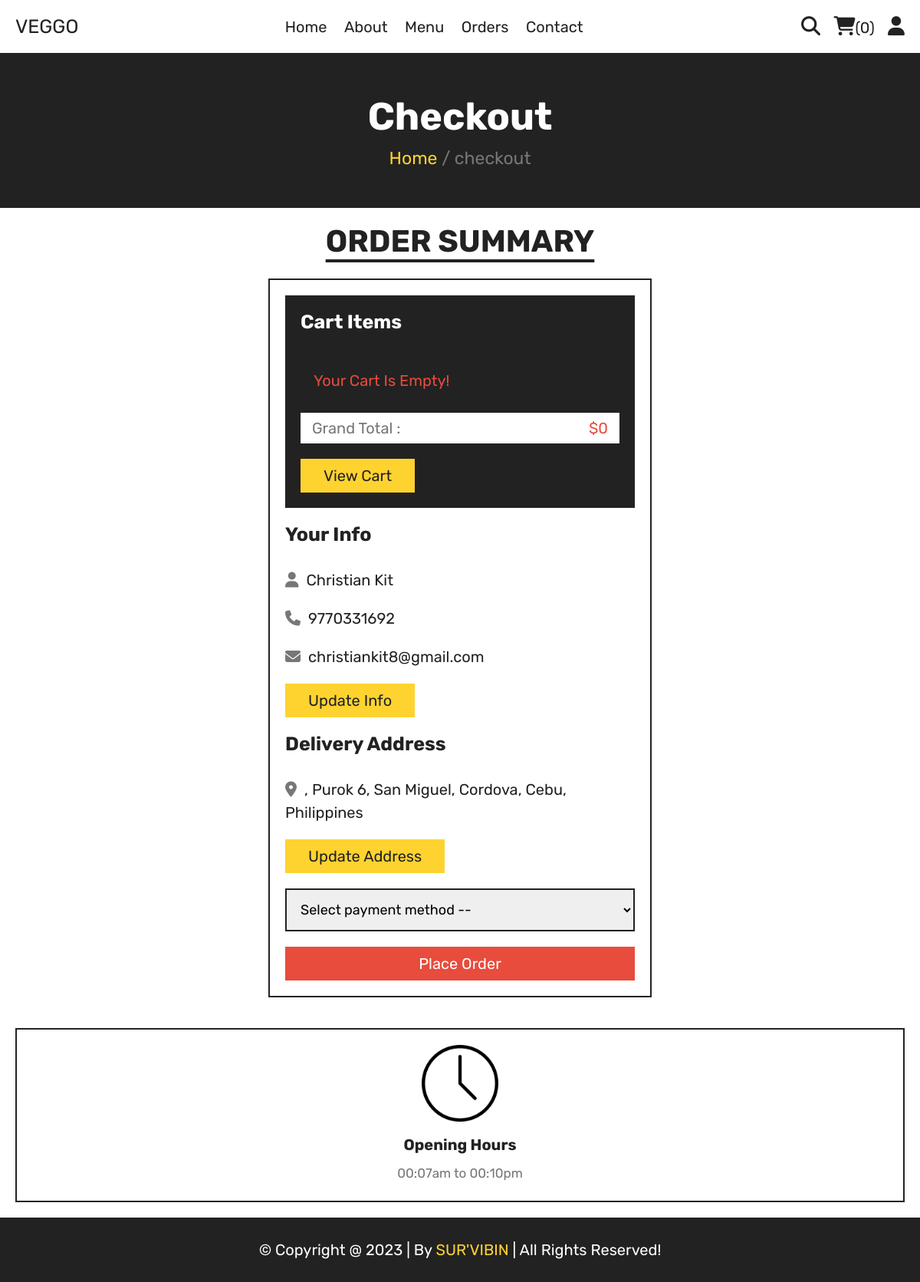
The page /checkout.php (signed in) on the database its author committed.
### tables this page shows
CREATE TABLE `users` (
  `id` int(100) NOT NULL,
  `name` varchar(20) NOT NULL,
  `email` varchar(50) NOT NULL,
  `number` varchar(10) NOT NULL,
  `password` varchar(50) NOT NULL,
  `address` varchar(500) NOT NULL
);

### checkout.php (the view, shortened to what this page needs)
<?php
include 'components/connect.php';
if(isset($_SESSION['user_id'])){
   $user_id = $_SESSION['user_id'];
}else{
   $user_id = '';
   header('location:home.php');
};
?>
<!DOCTYPE html>
<html lang="en">
<head>
   <link rel="stylesheet" href="https://cdnjs.cloudflare.com/ajax/libs/font-awesome/6.1.1/css/all.min.css">
   <link rel="stylesheet" href="css/style.css">
</head>
<body>
<?php include 'components/user_header.php'; ?>
<div class="heading">
   <h3>Checkout</h3>
   <p><a href="home.php">Home</a> <span> / checkout</span></p>
</div>
<section class="checkout">
   <h1 class="title">Order Summary</h1>
<form action="" method="post">
   <div class="cart-items">
      <h3>Cart Items</h3>
      <?php
         $grand_total = 0;
         $cart_items[] = '';
         $select_cart = $conn->prepare("SELECT * FROM `cart` WHERE user_id = ?");
         $select_cart->execute([$user_id]);
         if($select_cart->rowCount() > 0){
            while($fetch_cart = $select_cart->fetch(PDO::FETCH_ASSOC)){
               $cart_items[] = $fetch_cart['name'].' ('.$fetch_cart['price'].' x '. $fetch_cart['quantity'].') - ';
               $total_products = implode($cart_items);
               $grand_total += ($fetch_cart['price'] * $fetch_cart['quantity']);
      ?>
      <p><span class="name"><?= $fetch_cart['name']; ?></span><span class="price">$<?= $fetch_cart['price']; ?> x <?= $fetch_cart['quantity']; ?></span></p>
      <?php
            }
         }else{
            echo '<p class="empty">your cart is empty!</p>';
         }
      ?>
      <p class="grand-total"><span class="name">Grand Total :</span><span class="price">$<?= $grand_total; ?></span></p>
      <a href="cart.php" class="btn">View Cart</a>
   </div>
   <div class="user-info">
      <h3>your info</h3>
      <p><i class="fas fa-user"></i><span><?= $fetch_profile['name'] ?></span></p>
      <p><i class="fas fa-phone"></i><span><?= $fetch_profile['number'] ?></span></p>
      <p><i class="fas fa-envelope"></i><span><?= $fetch_profile['email'] ?></span></p>
      <a href="update_profile.php" class="btn">Update info</a>
      <h3>delivery address</h3>
      <p><i class="fas fa-map-marker-alt"></i><span><?php if($fetch_profile['address'] == ''){echo 'please enter your address';}else{echo $fetch_profile['address'];} ?></span></p>
      <a href="update_address.php" class="btn">Update address</a>
      <select name="method" class="box" required>
         <option value="" disabled selected>Select payment method --</option>
      </select>
      <input type="submit" value="place order" class="btn <?php if($fetch_profile['address'] == ''){echo 'disabled';} ?>" style="width:100%; background:var(--red); color:var(--white);" name="submit">
   </div>
</form>
</section>
<?php include 'components/footer.php'; ?>
</body>
</html>

### css/style.css (style rules this page uses)
:root { --yellow:#fed330; --red:#e74c3c; --white:#fff; --black:#222; --light-color:#777; --border:.2rem solid var(--black); }
* { font-family: 'Rubik', sans-serif; margin:0; padding:0; box-sizing: border-box; outline: none; border: none; text-decoration: none; }
html { font-size: 62.5%; overflow-x: hidden; scroll-behavior: smooth; stop-opacity: 7rem; }
section { margin:0 auto; max-width: 1200px; padding:2rem; }
.title { text-align: center; margin-bottom: 2.5rem; font-size: 4rem; color:var(--black); text-transform: uppercase; text-decoration: underline; text-underline-offset: 1rem; }
.heading { display: flex; align-items: center; justify-content: center; gap:1rem; flex-flow: column; background-color: var(--black); min-height: 20rem; }
.heading h3 { font-size: 5rem; color:var(--white); text-transform: capitalize; }
.heading p { font-size: 2.3rem; color:var(--light-color); }
.heading p a { color:var(--yellow); }
.btn, .delete-btn { margin-top: 1rem; display: inline-block; font-size: 2rem; padding:1rem 3rem; cursor: pointer; text-transform: capitalize; transition: .2s linear; }
.btn { background-color: var(--yellow); color:var(--black); }
.empty { border:var(--border); padding:1.5rem; text-align: center; width: 100%; font-size: 2rem; text-transform: capitalize; color:var(--red); }
.checkout form { max-width: 50rem; margin:0 auto; border:var(--border); padding:2rem; }
.checkout form h3 { font-size: 2.5rem; text-transform: capitalize; padding: 2rem 0; color:var(--black); }
.checkout form .cart-items { background-color: var(--black); padding:2rem; padding-top: 0; }
.checkout form .cart-items h3 { color:var(--white); }
.checkout form .cart-items p { display: flex; align-items: center; gap:1.5rem; justify-content: space-between; margin:1rem 0; line-height: 1.5; font-size: 2rem; }
.checkout form .cart-items p .name { color:var(--light-color); }
.checkout form .cart-items p .price { color:var(--yellow); }
.checkout form .cart-items .grand-total { background-color: var(--white); padding:.5rem 1.5rem; }
.checkout form .cart-items .grand-total .price { color:var(--red); }
.checkout form .user-info p { font-size: 2rem; line-height: 1.5; padding:1rem 0; }
.checkout form .user-info p i { color:var(--light-color); margin-right: 1rem; }
.checkout form .user-info p span { color:var(--black); }
.checkout form .user-info .box { width: 100%; border:var(--border); padding:1.4rem; margin-top: 2rem; margin-bottom: 1rem; font-size: 1.8rem; }

### rows shown on the page
users: name "Christian Kit", number "9770331692", email "christiankit8@gmail.com", address ", Purok 6, San Miguel, Cordova, Cebu, Philippines", submit "place order"

### other values the page prints
$total_cart_items "0"
$grand_total "0"
